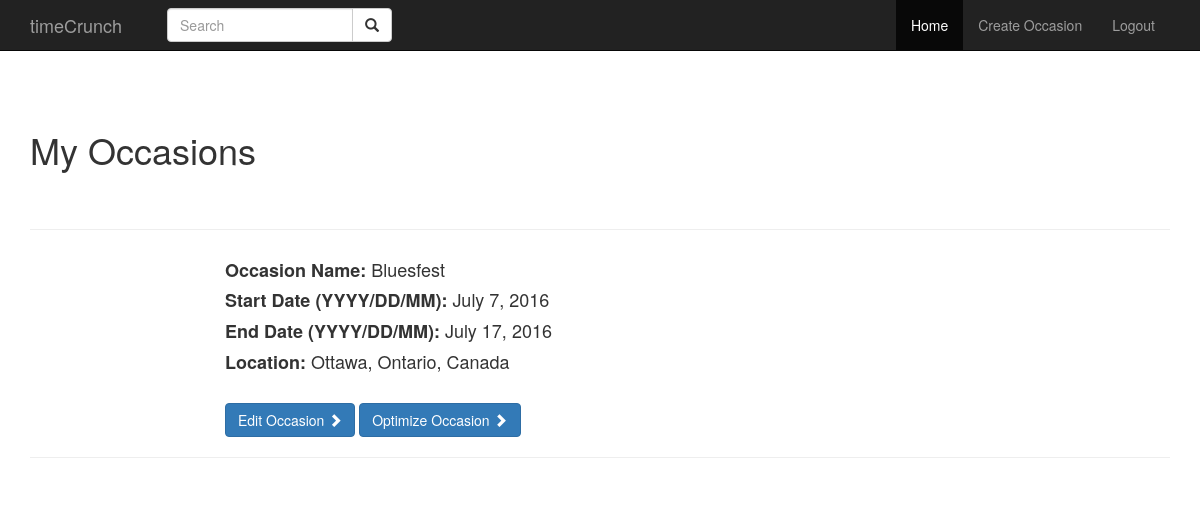
Screenshot of /main.php (signed in) with the database file from the repository.
### tables this page shows
CREATE TABLE `occasions` (
  `o_id` int(11) NOT NULL AUTO_INCREMENT,
  `o_name` varchar(255) NOT NULL,
  `u_id` int(11) NOT NULL,
  `location` varchar(255) NOT NULL,
  `s_date` varchar(255) NOT NULL,
  `e_date` varchar(255) NOT NULL,
  PRIMARY KEY (`o_id`)
);

### main.php (the view, shortened to what this page needs)
<!DOCTYPE html>
<html lang="en">
<head>
    <link href="css/bootstrap.min.css" rel="stylesheet">
    <link href="css/1-col-portfolio.css" rel="stylesheet">
</head>
<body>
    <nav class="navbar navbar-inverse navbar-fixed-top" role="navigation">
        <div class="container">
            <div class="navbar-header">
                <a class="navbar-brand" href="main.php">timeCrunch</a>
            </div>
			<div class="col-sm-3 col-md-3">
				<form class="navbar-form" role="search">
				<div class="input-group">
					<input type="text" class="form-control" placeholder="Search" name="q">
					<div class="input-group-btn">
						<button class="btn btn-default" type="submit"><i class="glyphicon glyphicon-search"></i></button>
					</div>
				</div>
				</form>
			</div>
            <div class="collapse navbar-collapse navbar-right" id="bs-example-navbar-collapse-1">
                <ul class="nav navbar-nav">
                    <li class = "active">
                        <a href="main.php">Home</a>
                    </li>
                    <li>
                        <a href="createEvent.php">Create Occasion</a>
                    </li>
					<li>
                        <a href="logout.php">Logout</a>
                    </li>
                </ul>
            </div>
        </div>
    </nav>
    <br>
    <br>
    <div class="container">
		<h1>My Occasions</h1>
		<?php
		$conn = mysqli_connect("localhost", "root", "", "mchacks");
		$id = $_SESSION["ID"];
		$sql = "SELECT *
				FROM occasions WHERE u_id = $id";
		$result = $conn->query($sql);
		if($result->num_rows > 0) {
			while($row = $result->fetch_assoc()) {
				$occID = $row['o_id'];
				$occasion = $row['o_name'];
				$sDate = $row['s_date'];
				$eDate = $row['e_date'];
				$locale = $row['location'];
			?>
        <div class="row">
			<div class="col-lg-12">
                <h1 class="page-header">
                </h1>
            </div>
            <div class="col-md-2">
            </div>
            <div class="col-md-8">
                <h4><b>Occasion Name: </b><?php echo $occasion; ?> </h4>
				<h4><b>Start Date (YYYY/DD/MM): </b> <?php echo $sDate; ?></h4>
				<h4><b>End Date (YYYY/DD/MM): </b>  <?php echo $eDate; ?></h4>
				<h4><b>Location: </b>  <?php echo $locale; ?></h4>
				<br>
				<form method="get">
                <a class="btn btn-primary" href="editOccasion.php">Edit Occasion <span class="glyphicon glyphicon-chevron-right"></span></a>
				<a class="btn btn-primary" href="optimizeEvent.php?occID=<?php echo $occID ?> ">Optimize Occasion <span class="glyphicon glyphicon-chevron-right"></span></a>
				</form>
            </div>
        </div>
		<hr>
		<?php
			}
		}
		else{
			echo "You have no saved occasions";
		}
		?>
    </div>
</body>
</html>

### css/1-col-portfolio.css (style rules this page uses)
body { padding-top: 70px; }

### rows the page displays
occasions: o_name "Bluesfest", s_date "July 7, 2016", e_date "July 17, 2016", location "Ottawa, Ontario, Canada"
